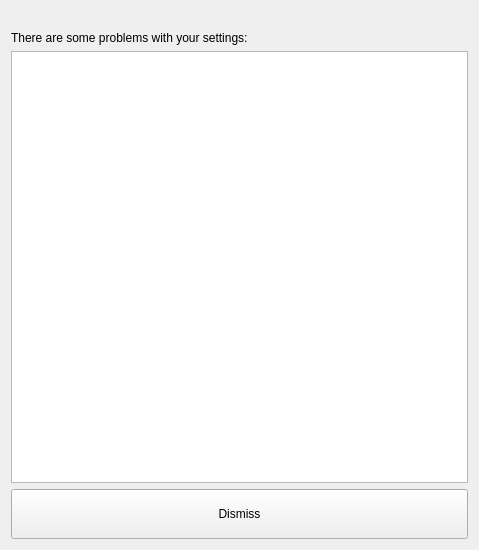
<?xml version="1.0" encoding="UTF-8"?>
<ui version="4.0">
 <class>Form</class>
 <widget class="QWidget" name="Form">
  <property name="geometry">
   <rect>
    <x>0</x>
    <y>0</y>
    <width>479</width>
    <height>550</height>
   </rect>
  </property>
  <property name="windowTitle">
   <string>Form</string>
  </property>
  <layout class="QVBoxLayout" name="verticalLayout">
   <item>
    <widget class="QLabel" name="error_LBL">
     <property name="text">
      <string/>
     </property>
     <property name="alignment">
      <set>Qt::AlignCenter</set>
     </property>
    </widget>
   </item>
   <item>
    <widget class="QLabel" name="label">
     <property name="text">
      <string>There are some problems with your settings:</string>
     </property>
    </widget>
   </item>
   <item>
    <widget class="QTextEdit" name="errors_TED">
     <property name="readOnly">
      <bool>true</bool>
     </property>
    </widget>
   </item>
   <item>
    <widget class="QPushButton" name="dismiss_BTN">
     <property name="minimumSize">
      <size>
       <width>0</width>
       <height>50</height>
      </size>
     </property>
     <property name="text">
      <string>Dismiss</string>
     </property>
    </widget>
   </item>
  </layout>
 </widget>
 <resources/>
 <connections/>
</ui>
